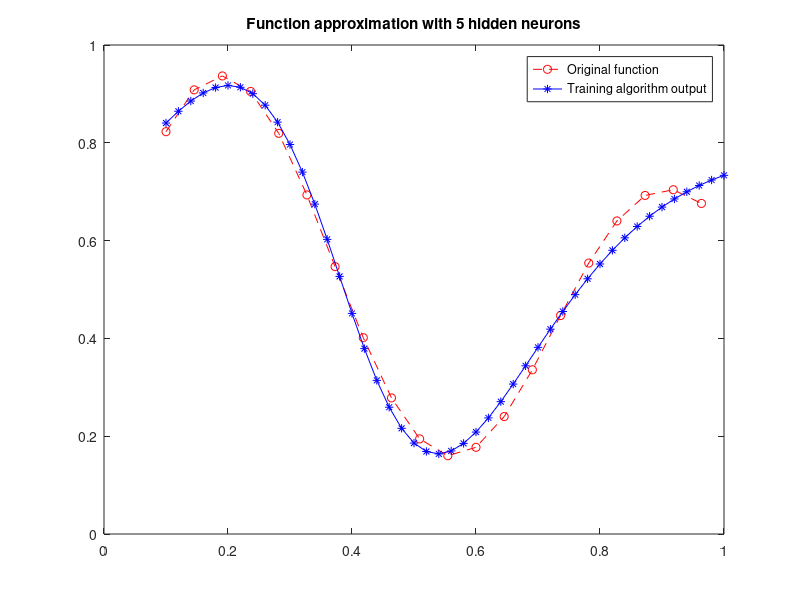

The MATLAB script that drew this image:
clc
clear all
%% Defining our values
x=0.1:1/22:1;   % input values
d= (1 + 0.6*sin(2*pi*x/0.7) + 0.3*sin(2*pi*x)) / 2;  % desired output
%% initialize weights
% first hidden layer
w11_1=rand(1);
w12_1=rand(1);
w13_1=rand(1);
w14_1=rand(1);
w15_1=rand(1);   
b1_1=rand(1);
b2_1=rand(1);
b3_1=rand(1);
b4_1=rand(1);
b5_1=rand(1);    
% hidden layer output -> output neuron weights
w11_2=rand(1);
w12_2=rand(1);
w13_2=rand(1);
w14_2=rand(1);
w15_2=rand(1);   
b1_2=rand(1);
delta = 0.1; % learning rate
for j=1:5000     
    for i=1:length(x)
        % feed-forward
        % weighted sums (input * weight + bias)
        v1_1 = x(i)*w11_1 + b1_1;
        v2_1 = x(i)*w12_1 + b2_1;
        v3_1 = x(i)*w13_1 + b3_1;
        v4_1 = x(i)*w14_1 + b4_1;
        v5_1 = x(i)*w15_1 + b5_1;   
        % Activation (tanh)
        y1_1 = tanh(v1_1);
        y2_1 = tanh(v2_1);
        y3_1 = tanh(v3_1);
        y4_1 = tanh(v4_1);
        y5_1 = tanh(v5_1);         
        % Output layer weighted sum (5 hidden neurons)
        v1_2 = y1_1 * w11_2 + y2_1 * w12_2 + y3_1 * w13_2 + y4_1 * w14_2 + y5_1 * w15_2 + b1_2;
        % second layer activation (linear)
        y1_2 = v1_2;
        % final output
        y = y1_2;
        % Back propagation
        % error
        e = d(i) - y;

        % error gradient for output layer just 1 neuron, so deri = 1
        delta1_2 = e;  
        % error gradients for hidden layer neurons
        delta1_1 = (1 - tanh(v1_1)^2) * delta1_2 * w11_2;
        delta2_1 = (1 - tanh(v2_1)^2) * delta1_2 * w12_2;
        delta3_1 = (1 - tanh(v3_1)^2) * delta1_2 * w13_2;
        delta4_1 = (1 - tanh(v4_1)^2) * delta1_2 * w14_2;
        delta5_1 = (1 - tanh(v5_1)^2) * delta1_2 * w15_2;  
        % update weights - output layer
        w11_2 = w11_2 + delta * delta1_2 * y1_1;
        w12_2 = w12_2 + delta * delta1_2 * y2_1;
        w13_2 = w13_2 + delta * delta1_2 * y3_1;
        w14_2 = w14_2 + delta * delta1_2 * y4_1;
        w15_2 = w15_2 + delta * delta1_2 * y5_1;  
        b1_2  = b1_2  + delta * delta1_2;
        % hidden layer weights update
        w11_1 = w11_1 + delta * delta1_1 * x(i);
        w12_1 = w12_1 + delta * delta2_1 * x(i);
        w13_1 = w13_1 + delta * delta3_1 * x(i);
        w14_1 = w14_1 + delta * delta4_1 * x(i);
        w15_1 = w15_1 + delta * delta5_1 * x(i);  
        b1_1 = b1_1 + delta * delta1_1;
        b2_1 = b2_1 + delta * delta2_1;
        b3_1 = b3_1 + delta * delta3_1;
        b4_1 = b4_1 + delta * delta4_1;
        b5_1 = b5_1 + delta * delta5_1;          
    end
end
%% Testing network with new set of values
x_test = 0.1:1/50:1;
d_test = (1 + 0.6*sin(2*pi*x_test/0.7) + 0.3*sin(2*pi*x_test)) / 2;
y_test = zeros(1, length(x_test));
% Calculate response
for n=1:length(x_test)
    % feed-forward
    v1_1 = x_test(n)*w11_1 + b1_1;
    v2_1 = x_test(n)*w12_1 + b2_1;
    v3_1 = x_test(n)*w13_1 + b3_1;
    v4_1 = x_test(n)*w14_1 + b4_1;
    v5_1 = x_test(n)*w15_1 + b5_1;   
    % activation
    y1_1 = tanh(v1_1);
    y2_1 = tanh(v2_1);
    y3_1 = tanh(v3_1);
    y4_1 = tanh(v4_1);
    y5_1 = tanh(v5_1);              
    % output layer
    v1_2 = y1_1 * w11_2 + ...
           y2_1 * w12_2 + ...
           y3_1 * w13_2 + ...
           y4_1 * w14_2 + ...
           y5_1 * w15_2 + ...       
           b1_2;
    y1_2 = v1_2;
    y_test(n) = y1_2;
end
%% Plotting test results
figure(2)
plot(x, d, 'r--o', x_test, y_test, 'b-*')
legend('Original function', 'Training algorithm output')
title('Function approximation with 5 hidden neurons')